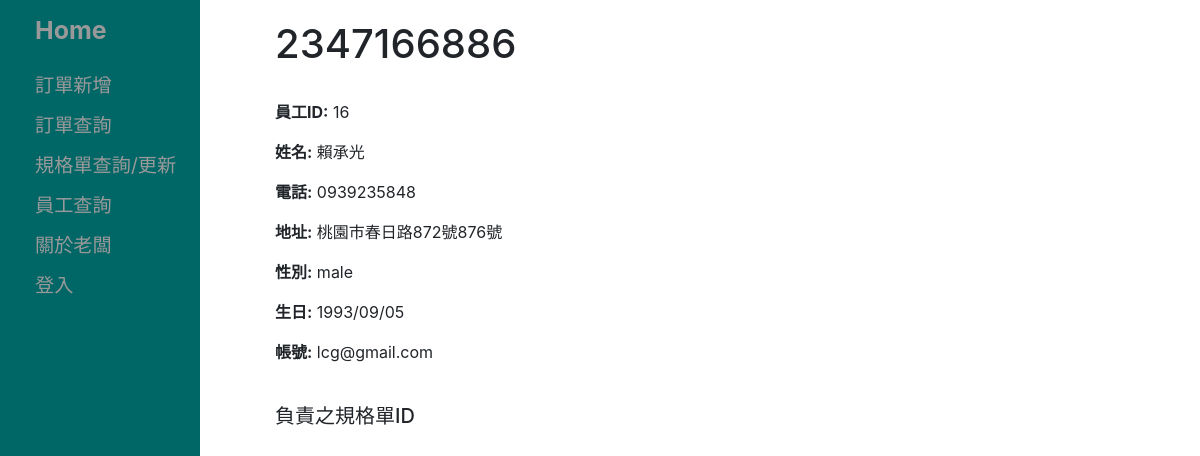
/onlineOrderSystem/staff_search/16, run on an earlier commit of the app's database.
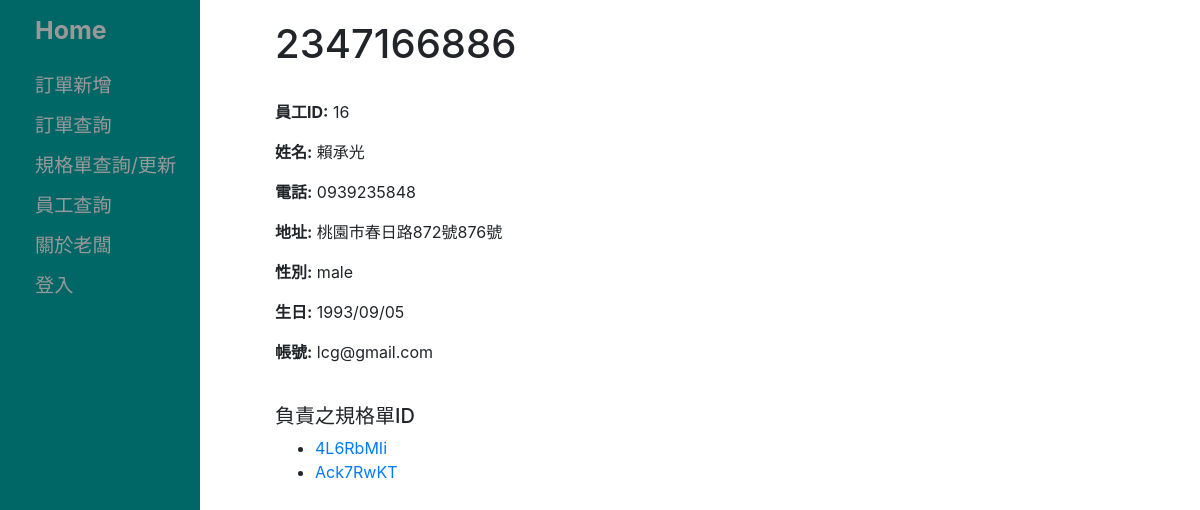
And on a later commit of the database.
### onlineOrderSystem/models.py (models this page shows, shortened)
class DataSheet(models.Model):
    buBien1 = models.CharField('布邊1', max_length=30, help_text='布邊x/穿筘x根入/x根')
    buBien2 = models.CharField('布邊2', max_length=30, help_text='布邊x/穿筘x根入/x根')
    buSien = models.CharField('布身', max_length=30, help_text='布邊x/穿筘x根入/x根')
    weiMi = models.CharField('機上緯密', max_length=20, help_text='根/吋')
    koFu = models.CharField('筘幅', max_length=10, help_text='寸')
    length = models.CharField('整經長', max_length=10, help_text='y')
    id = models.AutoField(primary_key=True)
    orderFormID = models.CharField('訂單ID', max_length=20)
    progress = models.CharField('進度', max_length=100)
    staffID = models.CharField('員工ID', max_length=10)
    IDName = models.CharField('規格單ID', max_length=10)
    arrangement = models.CharField('經紗排列', max_length=100)
    sewingMethod = models.CharField('穿法', max_length=100)
    ...
    class Meta:
        db_table = "規格單"
        ordering = ['IDName']

### onlineOrderSystem/views.py (the view)
# urls.py: path('staff_search/<int:pk>', views.staff_search_DetailView.as_view(), name='staff_search_detail'),
class staff_search_DetailView(generic.DetailView):
    context_object_name = 'staff_search_detail'
    template_name = 'onlineOrderSystem/Staff_search_detail.html'
    def get_context_data(self,**kwargs):
         context = super(staff_search_DetailView, self).get_context_data(**kwargs)
         context['Staff'] = Staff.objects.all()
         context['DataSheet'] = DataSheet.objects.all()
         return context
    def get_queryset(self):
         return Staff.objects.all()

### templates/onlineOrderSystem/Staff_search_detail.html
{% extends "base_generic.html" %}
{% block content %}
  <h1>{{ staff_search_detail.IDName }}</h1>
  <br>
  <p><strong>員工ID:</strong> {{ staff_search_detail.id }}</p>
  <p><strong>姓名:</strong> {{ staff_search_detail.name }}</p>
  <p><strong>電話:</strong> {{ staff_search_detail.tel }}</p>
  <p><strong>地址:</strong> {{ staff_search_detail.address }}</p>
  <p><strong>性別:</strong> {{ staff_search_detail.gender}}</p>
  <p><strong>生日:</strong> {{ staff_search_detail.birthdate }}</p>
  <p><strong>帳號:</strong> {{ staff_search_detail.account }}</p>
  <br>
  <h5>負責之規格單ID</h5>
  <ul>
      {% for datasheet in DataSheet %}
          {% if staff_search_detail.IDName == datasheet.staffID %}
            <li>
              <a href="/onlineOrderSystem/datasheet/{{datasheet.id}}">{{ datasheet.IDName }}</a>
            </li>
          {% endif %}
      {% endfor %}
  </ul>
{% endblock %}

What changed in the data, as far as the page shows it:
added DataSheet: IDName "4L6RbMIi"
added DataSheet: IDName "Ack7RwKT"
